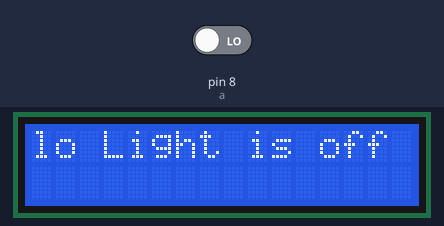
Bench run of a sketch on a simulated Arduino Uno, built with avr-gcc and run on an emulated ATmega328P. Parts: 16×2 character LCD. The test bench sets the inputs (shaded band); at power-on: pin 8 (a) LOW.

Above: at 1.2 s.
1.3 s: pin 8 (a) driven HIGH
At 2.4 s:
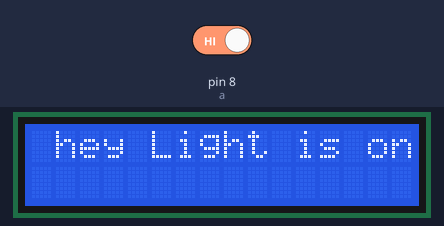
3.0 s: pin 8 (a) driven LOW
At 4.0 s:
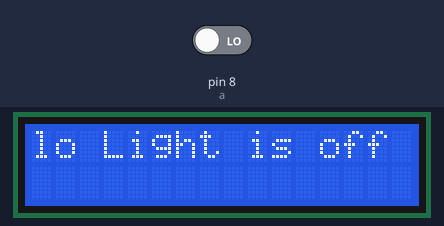
Timing chart, 0 to 6.0 s (numbered marks = the images above; inputs shaded):
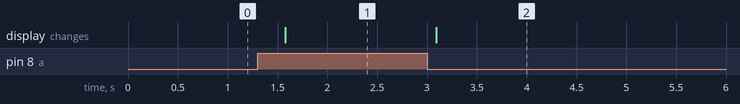

The sketch:

workingpart1.ino
```cpp
#include <LiquidCrystal.h>

LiquidCrystal lcd(12, 11,10, 5, 4, 3, 2);
int a=8;

void setup() {
  lcd.begin(16, 2);
  pinMode(8,INPUT);
}

void loop()
{
  lcd.clear();
  if(digitalRead(a)==HIGH)
  {

  lcd.print(" hey Light is on");
  delay(500);

  }
  else
  {
   lcd.print("lo Light is off");
   delay(500);
  }
}
```

Measured:
- after the input at 1.3 s, the display: changes after 0.28 s (image 1)
- after the input at 3.0 s, the display: changes after 0.09 s (image 2)
